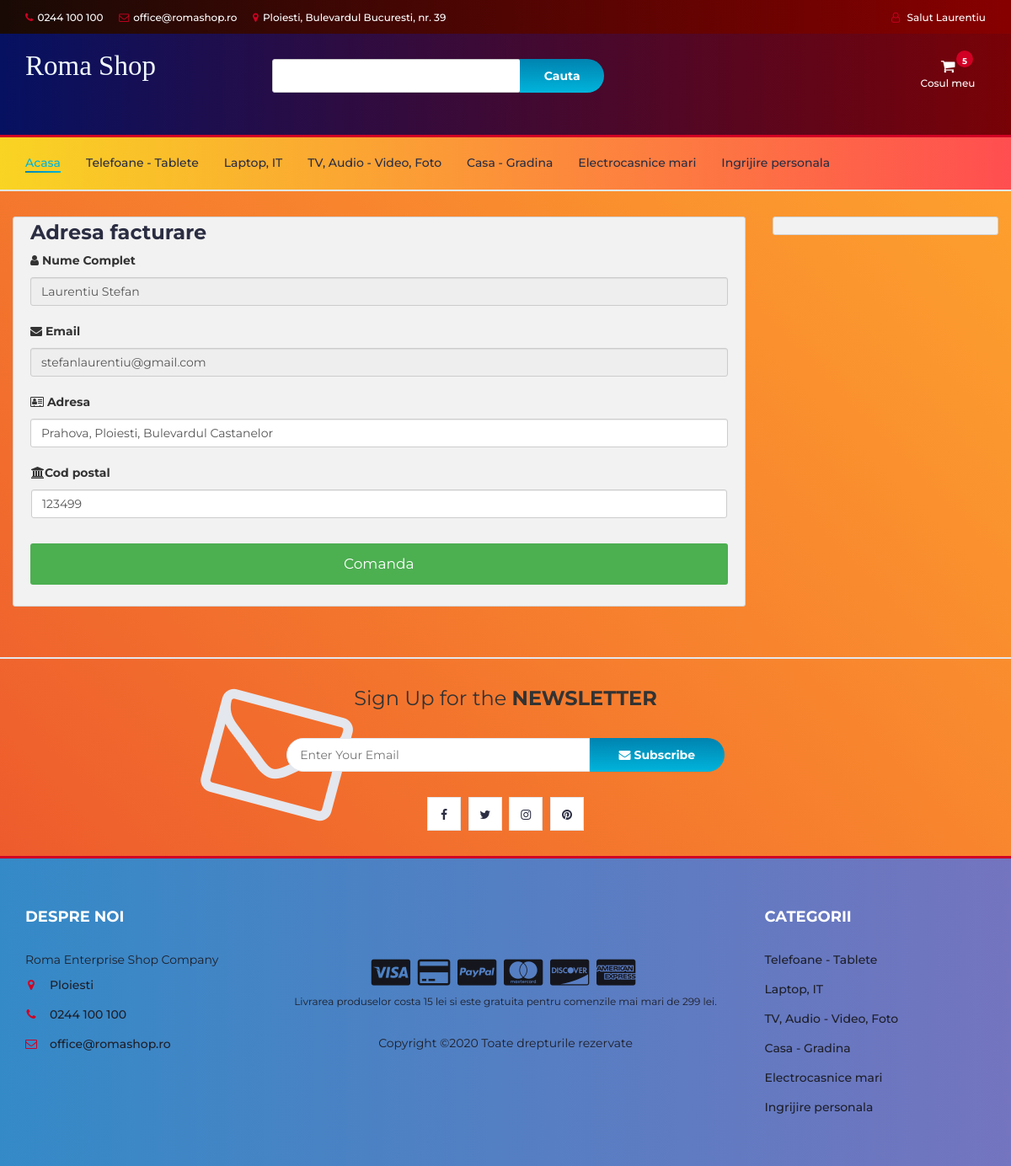
The app's page /checkout.php (signed in) with its own data.
### tables this page shows
CREATE TABLE `user_info` (
  `user_id` int(10) NOT NULL,
  `first_name` varchar(100) NOT NULL,
  `last_name` varchar(100) NOT NULL,
  `email` varchar(300) NOT NULL,
  `password` varchar(300) NOT NULL,
  `mobile` varchar(10) NOT NULL,
  `address1` varchar(300) NOT NULL,
  `address2` varchar(11) NOT NULL
);

CREATE TABLE `categories` (
  `cat_id` int(100) NOT NULL,
  `cat_title` text NOT NULL
);

### checkout.php (the view, shortened to what this page needs)
<?php
include "db.php";
include "header.php";
?>
<section class="section">
	<div class="container-fluid">
		<div class="row-checkout">
		<?php
		if(isset($_SESSION["uid"])){
			$sql = "SELECT * FROM user_info WHERE user_id='$_SESSION[uid]'";
			$query = mysqli_query($con,$sql);
			$row=mysqli_fetch_array($query);
		echo'
			<div class="col-75">
				<div class="container-checkout">
				<form id="checkout_form" action="checkout_process.php" method="POST" class="was-validated">
					<div class="row-checkout">
					<div class="col-50">
						<h3>Adresa facturare</h3>
						<label for="fname"><i class="fa fa-user" ></i> Nume Complet</label>
						<input type="text" id="fname" class="form-control" name="firstname" pattern="^[a-zA-Z ]+$"  value="'.$row["first_name"].' '.$row["last_name"].'" readonly>
						<label for="email"><i class="fa fa-envelope"></i> Email</label>
						<input type="text" id="email" name="email" class="form-control" pattern="^[_a-z0-9-]+(\.[_a-z0-9-]+)*@[a-z0-9]+(\.[a-z]{2,4})$" value="'.$row["email"].'" readonly>
						<label for="adr"><i class="fa fa-address-card-o"></i> Adresa</label>
						<input type="text" id="adr" name="address" class="form-control" value="'.$row["address1"].'" required>
						<div class="row">
						<div class="col-50">
							<label for="zip"><i class="fa fa-institution"></i>Cod postal</label>
							<input type="text" id="zip" name="zip" class="form-control" value="'.$row["address2"].'" required>
						</div>
						</div>
					</div>
					</div>';
					$total=0;
					$total_count=$_POST['total_count'];
				echo'
				<input type="hidden" name="total_count" value="'.$total_count.'">
					<input type="hidden" name="total_price" value="'.$total.'">
					<input type="submit" id="submit" value="Comanda" class="checkout-btn">
				</form>
				</div>
			</div>
			';
		}else{
			echo"<script>window.location.href = 'cart.php'</script>";
		}
		?>
			<div class="col-25">
				<div class="container-checkout">
				</div>
			</div>
		</div>
	</div>
</section>
		<div id="newsletter" class="section">
			<div class="container">
				<div class="row">
					<div class="col-md-12">
						<div class="newsletter">
							<p>Sign Up for the <strong>NEWSLETTER</strong></p>
							<form >
								<input class="input" type="email" placeholder="Enter Your Email">
								<button class="newsletter-btn"><i class="fa fa-envelope"></i> Subscribe</button>
							</form>
							<ul class="newsletter-follow">
								<li>
									<a href="#"><i class="fa fa-facebook"></i></a>
								</li>
								<li>
									<a href="#"><i class="fa fa-twitter"></i></a>
								</li>
								<li>
									<a href="#"><i class="fa fa-instagram"></i></a>
								</li>
								<li>
									<a href="#"><i class="fa fa-pinterest"></i></a>
								</li>
							</ul>
						</div>
					</div>
				</div>
			</div>
		</div>
<?php
include "footer.php";
?>

### header.php (shortened to what this page needs)
<!DOCTYPE html>
<html lang="en">
	<head>
		<link type="text/css" rel="stylesheet" href="css/bootstrap.min.css"/>
		<link type="text/css" rel="stylesheet" href="css/slick.css"/>
		<link type="text/css" rel="stylesheet" href="css/slick-theme.css"/>
		<link type="text/css" rel="stylesheet" href="css/nouislider.min.css"/>
		<link rel="stylesheet" href="css/font-awesome.min.css">
		<link type="text/css" rel="stylesheet" href="css/style.css"/>
		<link type="text/css" rel="stylesheet" href="css/accountbtn.css"/>
    </head>
	<body>
		<header>
			<div id="top-header">
				<div class="container">
					<ul class="header-links pull-left">
						<li><a href="#"><i class="fa fa-phone"></i>0244 100 100</a></li>
						<li><a href="#"><i class="fa fa-envelope-o"></i>office@romashop.ro</a></li>
						<li><a href="#"><i class="fa fa-map-marker"></i>Ploiesti, Bulevardul Bucuresti, nr. 39</a></li>
					</ul>
					<ul class="header-links pull-right">
						<li><?php
                             include "db.php";
                            if(isset($_SESSION["uid"])){
                                $sql = "SELECT first_name FROM user_info WHERE user_id='$_SESSION[uid]'";
                                $query = mysqli_query($con,$sql);
                                $row=mysqli_fetch_array($query);
                                echo '
                               <div class="dropdownn">
                                  <a href="#" class="dropdownn" data-toggle="modal" data-target="#myModal" ><i class="fa fa-user-o"></i> Salut '.$row["first_name"].'</a>
                                  <div class="dropdownn-content">
                                    <a href="" data-toggle="modal" data-target="#profile"><i class="fa fa-user-circle" aria-hidden="true" ></i>Profilul meu</a>
                                    <a href="logout.php"><i class="fa fa-sign-in" aria-hidden="true"></i>Iesi din cont</a>
                                  </div>
                                </div>';
                            }
                                             ?>
                                </li>
					</ul>
				</div>
			</div>
			<div id="header">
				<div class="container">
					<div class="row">
						<div class="col-md-3">
							<div class="header-logo">
								<a href="/" class="logo">
								<font style="font-style:normal; font-size: 33px;color: aliceblue;font-family: serif">
                                        Roma Shop
                                    </font>
								</a>
							</div>
						</div>
						<div class="col-md-6">
							<div class="header-search">
								<div class="header-search-bar">
									<input class="input" id="search" type="text" placeholder="">
									<button type="submit" id="search_btn" class="search-btn">Cauta</button>
								</div>
							</div>
						</div>
						<div class="col-md-3 clearfix">
							<div class="header-ctn">
								<div class="dropdown">
									<a class="dropdown-toggle" data-toggle="dropdown" aria-expanded="true">
										<i class="fa fa-shopping-cart"></i>
										<span>Cosul meu</span>
										<div class="badge qty">5</div>
									</a>
								</div>
							</div>
						</div>
					</div>
				</div>
			</div>
		</header>
		<nav id='navigation'>
            <div class="container">
                <?php
                    $category_query = "SELECT * FROM categories;";
                    $run_query = mysqli_query($con,$category_query) or die(mysqli_error($con));
                    echo "
                        <div id='responsive-nav'>
                            <ul class='main-nav nav navbar-nav'>
                              <li class='active' cid='0'><a href='index.php'>Acasa</a></li>
                        ";
                    if(mysqli_num_rows($run_query) > 0){
                        while($row = mysqli_fetch_array($run_query)){
                            $cid = $row["cat_id"];
                            $cat_name = $row["cat_title"];
                            echo  "<li class='categoryhome' cid='$cid'><a href='#'>$cat_name</a></li>";
                    }
                    echo "</ul></div>";
                    }
                ?>
            </div>
		</nav>

### footer.php (shortened to what this page needs)
<footer id="footer">
    <div class="section">
        <div class="container">
            <div class="row">
                <div class="col-md-3 col-xs-6">
                    <div class="footer">
                        <h3 class="footer-title">Despre noi</h3>
                        <p>Roma Enterprise Shop Company</p>
                        <ul class="footer-links">
                            <li><a href="#"><i class="fa fa-map-marker"></i>Ploiesti</a></li>
                            <li><a href="#"><i class="fa fa-phone"></i>0244 100 100</a></li>
                            <li><a href="#"><i class="fa fa-envelope-o"></i>office@romashop.ro</a></li>
                        </ul>
                    </div>
                </div>
                <div class="col-md-6 text-center" style="margin-top:80px;">
                    <ul class="footer-payments">
                        <li><a href="#"><i class="fa fa-cc-visa"></i></a></li>
                        <li><a href="#"><i class="fa fa-credit-card"></i></a></li>
                        <li><a href="#"><i class="fa fa-cc-paypal"></i></a></li>
                        <li><a href="#"><i class="fa fa-cc-mastercard"></i></a></li>
                        <li><a href="#"><i class="fa fa-cc-discover"></i></a></li>
                        <li><a href="#"><i class="fa fa-cc-amex"></i></a></li>
                    </ul>
                    <span class="delivery">
                      Livrarea produselor costa 15 lei si este gratuita pentru comenzile mai mari de 299 lei.
					</span>
                    <span class="copyright">
					  Copyright &copy;<script>document.write(new Date().getFullYear());</script> Toate drepturile rezervate
					</span>
                </div>
                <div class="col-md-3 col-xs-6">
                    <div class="footer">
                        <h3 class="footer-title">Categorii</h3>
                        <ul class="footer-links">
                            <?php
                            include "db.php";
                            $category_query = "SELECT * FROM categories";
                            $run_query = mysqli_query($con, $category_query) or die(mysqli_error($con));
                            if (mysqli_num_rows($run_query) > 0) {
                                while ($row = mysqli_fetch_array($run_query)) {
                                    $cid = $row["cat_id"];
                                    $cat_name = $row["cat_title"];
                                    echo "
                                                      <li class='categoryhome' cid='$cid'>
                                                        <a href='#'>
                                                        <span></span>
                                                          $cat_name
                                                        </a>
                                                      </li>
                                         ";
                                }
                            }
                            ?>
                        </ul>
                    </div>
                </div>
            </div>
        </div>
    </div>
</footer>

### css/accountbtn.css (style rules this page uses)
.dropdownn { position: relative; display: inline-block; }

### header.php (style rules this page uses)
#navigation { background: #FF4E50; background: -webkit-linear-gradient(to right, #F9D423, #FF4E50); background: linear-gradient(to right, #F9D423, #FF4E50); }
#header { background: #780206; background: -webkit-linear-gradient(to right, #061161, #780206); background: linear-gradient(to right, #061161, #780206); }
#top-header { background: #870000; background: -webkit-linear-gradient(to right, #190A05, #870000); background: linear-gradient(to right, #190A05, #870000); }
#footer { background: #7474BF; background: -webkit-linear-gradient(to right, #348AC7, #7474BF); background: linear-gradient(to right, #348AC7, #7474BF); color: #1E1F29; }
.footer-links li a { color: #1E1F29; }

### checkout.php (style rules this page uses)
.row-checkout { display: -ms-flexbox; display: flex; -ms-flex-wrap: wrap; flex-wrap: wrap; margin: 0 -16px; }
.col-25 { -ms-flex: 25%; flex: 25%; }
.col-50 { -ms-flex: 50%; flex: 50%; }
.col-75 { -ms-flex: 75%; flex: 75%; }
.col-25, .col-50, .col-75 { padding: 0 16px; }
.container-checkout { background-color: #f2f2f2; padding: 5px 20px 15px 20px; border: 1px solid lightgrey; border-radius: 3px; }
input[type=text] { width: 100%; margin-bottom: 20px; padding: 12px; border: 1px solid #ccc; border-radius: 3px; }
label { margin-bottom: 10px; display: block; }
.checkout-btn { background-color: #4CAF50; color: white; padding: 12px; margin: 10px 0; border: none; width: 100%; border-radius: 3px; cursor: pointer; font-size: 17px; }

### records on screen
user_info: first_name "Laurentiu", firstname "Laurentiu Stefan", email "stefanlaurentiu@gmail.com", address "Prahova, Ploiesti, Bulevardul Castanelor", zip "123499"
categories: cat_title "Telefoane - Tablete"
categories: cat_title "Laptop, IT"
categories: cat_title "TV, Audio - Video, Foto"
categories: cat_title "Casa - Gradina"
categories: cat_title "Electrocasnice mari"
categories: cat_title "Ingrijire personala"
